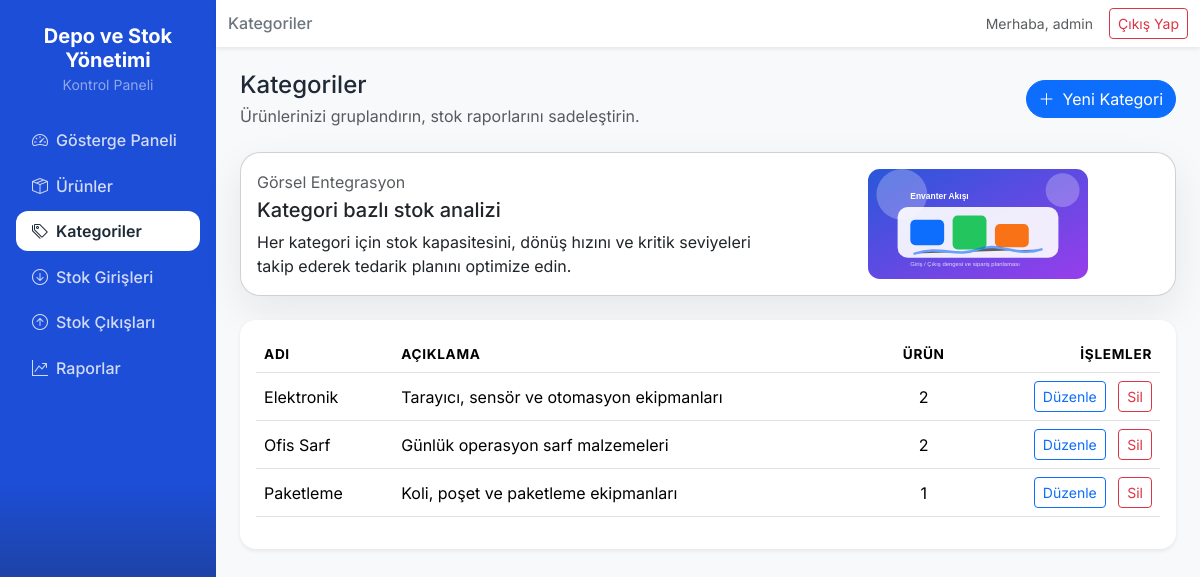
The app's page /categories.php (signed in) with its own data.
### tables this page shows
CREATE TABLE `categories` (
  `id` int unsigned NOT NULL AUTO_INCREMENT,
  `name` varchar(150) NOT NULL,
  `description` text,
  `created_at` timestamp NOT NULL DEFAULT CURRENT_TIMESTAMP,
  PRIMARY KEY (`id`)
);

### config.php (called while the page is built, shortened)
<?php
function db(): PDO
{
    static $pdo = null;
    if ($pdo === null) {
        $dsn = 'mysql:host=' . DB_HOST . ';dbname=' . DB_NAME . ';charset=utf8mb4';
        $options = [
            PDO::ATTR_ERRMODE => PDO::ERRMODE_EXCEPTION,
            PDO::ATTR_DEFAULT_FETCH_MODE => PDO::FETCH_ASSOC,
            PDO::ATTR_EMULATE_PREPARES => false,
        ];
        $pdo = new PDO($dsn, DB_USER, DB_PASS, $options);
    }
    return $pdo;
}

### db.php (called while the page is built, shortened)
<?php
require_once __DIR__ . '/config.php';
function run_query(string $sql, array $params = []): PDOStatement
{
    $stmt = db()->prepare($sql);
    $stmt->execute();
    return $stmt;
}
function fetch_all(string $sql, array $params = []): array
{
    return run_query($sql, $params)->fetchAll();
}

### categories.php (the view, shortened to what this page needs)
<?php
require_once __DIR__ . '/db.php';
$categories = fetch_all(
    'SELECT c.*, COUNT(p.id) AS product_count
     FROM categories c
     LEFT JOIN products p ON p.category_id = c.id
     GROUP BY c.id
     ORDER BY c.name'
);
include __DIR__ . '/includes/header.php';
?>
<div class="d-flex justify-content-between align-items-center mb-4">
    <div>
        <h4 class="mb-1">Kategoriler</h4>
        <p class="text-muted mb-0">Ürünlerinizi gruplandırın, stok raporlarını sadeleştirin.</p>
    </div>
    <button class="btn btn-primary btn-rounded" data-bs-toggle="modal" data-bs-target="#categoryModal" data-action="create">
        <i class="bi bi-plus-lg me-2"></i>Yeni Kategori
    </button>
</div>
<div class="card page-info-card mb-4">
    <div class="card-body">
        <div class="row align-items-center g-4">
            <div class="col-lg-7">
                <p class="text-muted mb-1">Görsel Entegrasyon</p>
                <h5 class="mb-2">Kategori bazlı stok analizi</h5>
                <p class="mb-0">Her kategori için stok kapasitesini, dönüş hızını ve kritik seviyeleri takip ederek tedarik planını optimize edin.</p>
            </div>
            <div class="col-lg-5 text-center">
                <img src="assets/img/operations-art.svg" alt="Kategori illüstrasyonu" class="img-fluid">
            </div>
        </div>
    </div>
</div>
<div class="card shadow-sm border-0 rounded-4">
    <div class="card-body">
        <div class="table-responsive">
            <table class="table align-middle" data-table>
                <thead>
                <tr>
                    <th>Adı</th>
                    <th>Açıklama</th>
                    <th class="text-center">Ürün</th>
                    <th class="text-end">İşlemler</th>
                </tr>
                </thead>
                <tbody>
                <?php foreach ($categories as $category): ?>
                    <tr>
                        <td><?= htmlspecialchars($category['name']); ?></td>
                        <td><?= htmlspecialchars($category['description']); ?></td>
                        <td class="text-center"><?= (int)$category['product_count']; ?></td>
                        <td class="text-end">
                            <button class="btn btn-sm btn-outline-primary me-2" data-bs-toggle="modal"
                                    data-bs-target="#categoryModal"
                                    data-action="update"
                                    data-category='<?= json_encode($category, JSON_HEX_TAG | JSON_HEX_APOS); ?>'>
                                Düzenle
                            </button>
                            <form method="POST" class="d-inline" onsubmit="return confirm('Bu kategoriyi silmek istediğinize emin misiniz?');">
                                <button class="btn btn-sm btn-outline-danger">Sil</button>
                            </form>
                        </td>
                    </tr>
                <?php endforeach; ?>
                </tbody>
            </table>
        </div>
    </div>
</div>
<?php
include __DIR__ . '/includes/footer.php';

### assets/css/style.css (style rules this page uses)
body { font-family: 'Inter', sans-serif; background-color: #f4f6fb; color: #1f2937; }
.table thead { background-color: #f8f9fb; font-size: 0.85rem; text-transform: uppercase; letter-spacing: 0.05em; }
.btn-rounded { border-radius: 999px; }
.page-info-card { background: #fff; border-radius: 1.25rem; box-shadow: 0 15px 40px rgba(15, 23, 42, 0.08); }
.page-info-card img { max-width: 220px; }

### records on screen
categories: name "Elektronik", description "Tarayıcı, sensör ve otomasyon ekipmanları", product_count "2"
categories: name "Ofis Sarf", description "Günlük operasyon sarf malzemeleri", product_count "2"
categories: name "Paketleme", description "Koli, poşet ve paketleme ekipmanları", product_count "1"

### other values on screen
APP_NAME "Depo ve Stok Yönetimi"
$pageTitle "Kategoriler"
current_user()['username'] "admin"
